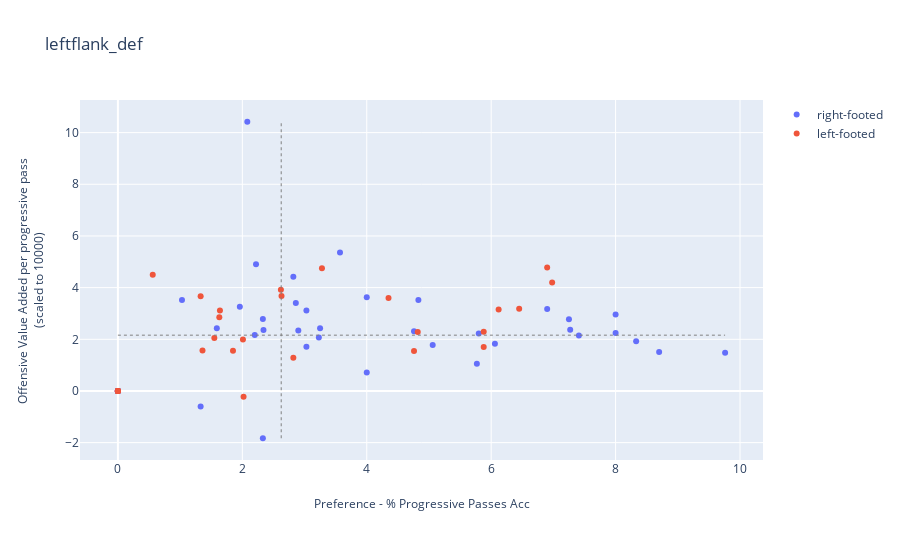
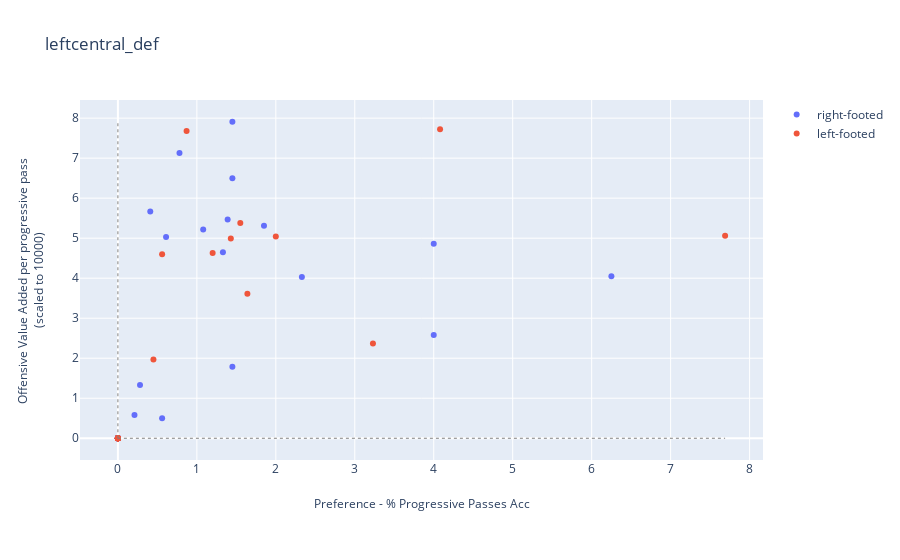
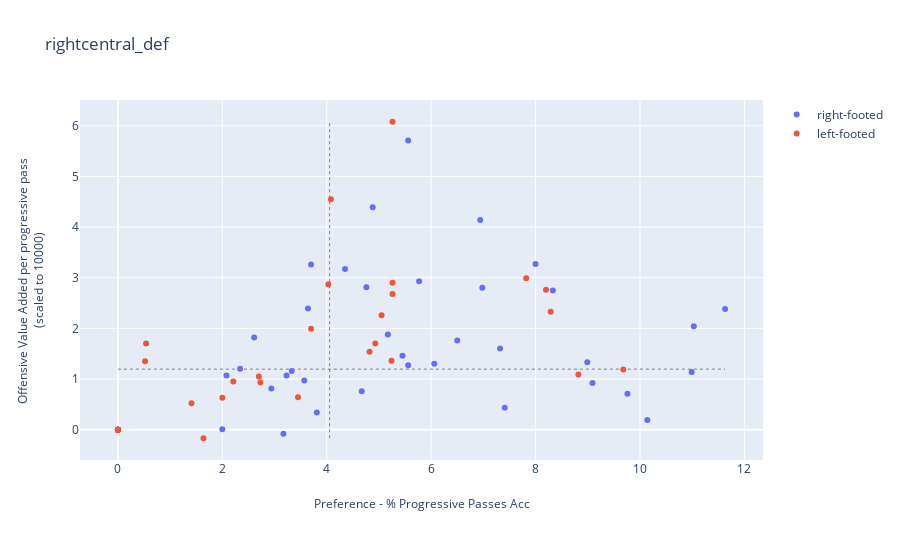
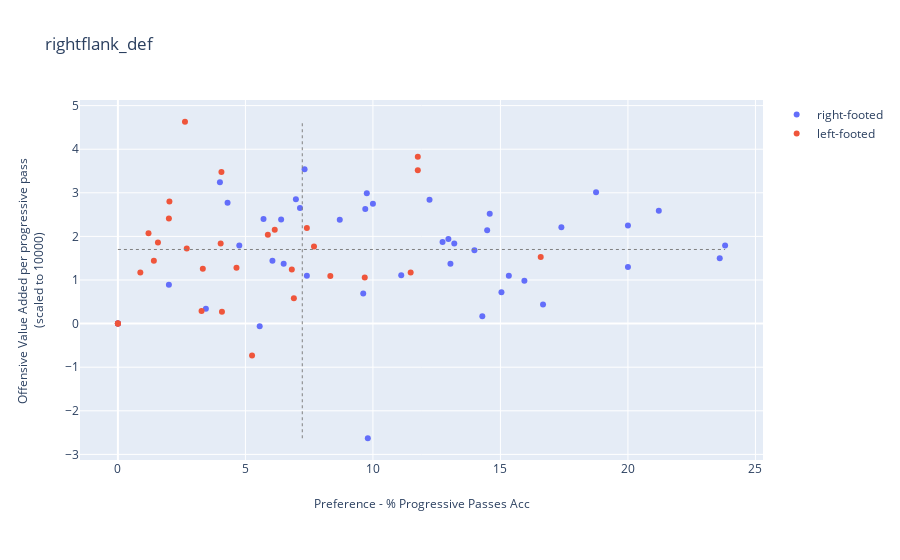

Notebook cell for these charts, in order:
### Code cell
plot_preference_value_region(defender_attrs_lcb_plot, result_type = 'Acc')

### Figure 1 — Plotly figure (JSON) as saved in the notebook; plotly's stock layout.template omitted (floating-point values rounded to 4 significant figures)
{"data": [{"hoverinfo": "text", "mode": "markers", "name": "right-footed", "text": ["Name: AdrianMariappa<br>Position: L_CB<br>Team:Watford<br>Coords:(6.9, 3.17)", "Name: AhmedHegazi<br>Position: LCB<br>Team:West Brom<br>Coords:(8.0, 2.24)", "Name: AhmedHegazi<br>Position: L_CB<br>Team:West Brom<br>Coords:(8.33, 1.92)", "Name: AlfieMawson<br>Position: LCB<br>Team:Swansea<br>Coords:(1.33, -0.6)", "Name: AlfieMawson<br>Position: L_CB<br>Team:Swansea<br>Coords:(5.06, 1.78)", "Name: AntonioRudiger<br>Position: LCB<br>Team:Chelsea<br>Coords:(2.34, 2.36)", "Name: AshleyWilliams<br>Position: L_CB<br>Team:Everton<br>Coords:(2.9, 2.34)", "Name: CalumChambers<br>Position: L_CB<br>Team:Arsenal<br>Coords:(3.57, 5.36)", "Name: ChrisSmalling<br>Position: L_CB<br>Team:Man Utd<br>Coords:(0, 0)", "Name: ChristianKabasele<br>Position: LCB<br>Team:Watford<br>Coords:(0, 0)", "Name: ChristianKabasele<br>Position: L_CB<br>Team:Watford<br>Coords:(7.25, 2.78)", "Name: ChristopherSchindler<br>Position: L_CB<br>Team:Huddersfield<br>Coords:(3.23, 2.07)", "Name: DeclanRice<br>Position: LCB<br>Team:West Ham<br>Coords:(0, 0)", "Name: DejanLovren<br>Position: L_CB<br>Team:Liverpool<br>Coords:(2.08, 10.42)", "Name: FlorianLejeune<br>Position: L_CB<br>Team:Newcastle<br>Coords:(3.03, 1.71)", "Name: GaryCahill<br>Position: LCB<br>Team:Chelsea<br>Coords:(1.96, 3.26)", "Name: GeoffCameron<br>Position: LCB<br>Team:Stoke<br>Coords:(0, 0)", "Name: HarryMaguire<br>Position: L_CB<br>Team:Leicester<br>Coords:(2.82, 4.42)", "Name: JamesCollins<br>Position: LCB<br>Team:West Ham<br>Coords:(0, 0)", "Name: JamesTarkowski<br>Position: L_CB<br>Team:Burnley<br>Coords:(7.27, 2.37)", "Name: JamesTomkins<br>Position: L_CB<br>Team:Crystal Palace<br>Coords:(7.41, 2.15)", "Name: JonnyEvans<br>Position: LCB<br>Team:West Brom<br>Coords:(2.33, -1.83)", "Name: JonnyEvans<br>Position: L_CB<br>Team:West Brom<br>Coords:(5.8, 2.22)", "Name: KurtZouma<br>Position: L_CB<br>Team:Stoke<br>Coords:(2.33, 2.79)", "Name: LaurentKoscielny<br>Position: LCB<br>Team:Arsenal<br>Coords:(0, 0)", "Name: LaurentKoscielny<br>Position: L_CB<br>Team:Arsenal<br>Coords:(5.77, 1.05)", "Name: LewisDunk<br>Position: L_CB<br>Team:Brighton<br>Coords:(3.25, 2.43)", "Name: MayaYoshida<br>Position: L_CB<br>Team:Southampton<br>Coords:(4.0, 0.71)", "Name: MichaelKeane<br>Position: L_CB<br>Team:Everton<br>Coords:(2.86, 3.4)", "Name: NicolasOtamendi<br>Position: LCB<br>Team:Man City<br>Coords:(1.59, 2.43)", "Name: NicolasOtamendi<br>Position: L_CB<br>Team:Man City<br>Coords:(1.03, 3.52)", "Name: PhilJagielka<br>Position: LCB<br>Team:Everton<br>Coords:(0, 0)", "Name: PhilJagielka<br>Position: L_CB<br>Team:Everton<br>Coords:(4.76, 2.31)", "Name: PhilJones<br>Position: LCB<br>Team:Man Utd<br>Coords:(0, 0)", "Name: PhilJones<br>Position: L_CB<br>Team:Man Utd<br>Coords:(4.83, 3.52)", "Name: RobHolding<br>Position: LCB<br>Team:Arsenal<br>Coords:(8.7, 1.51)", "Name: RobHolding<br>Position: L_CB<br>Team:Arsenal<br>Coords:(9.76, 1.48)", "Name: ScottDann<br>Position: L_CB<br>Team:Crystal Palace<br>Coords:(4.0, 3.63)", "Name: ShkodranMustafi<br>Position: L_CB<br>Team:Arsenal<br>Coords:(0, 0)", "Name: TobyAlderweireld<br>Position: L_CB<br>Team:Spurs<br>Coords:(3.03, 3.11)", "Name: VictorNilssonLindelof<br>Position: L_CB<br>Team:Man Utd<br>Coords:(8.0, 2.96)", "Name: VirgilvanDijk<br>Position: L_CB<br>Team:Liverpool<br>Coords:(2.22, 4.9)", "Name: VirgilvanDijk<br>Position: L_CB<br>Team:Southampton<br>Coords:(2.2, 2.17)", "Name: WinstonReid<br>Position: L_CB<br>Team:West Ham<br>Coords:(6.06, 1.83)"], "type": "scatter", "x": [6.9, 8, 8.33, 1.33, 5.06, 2.34, 2.9, 3.57, 0, 0, 7.25, 3.23, 0, 2.08, 3.03, 1.96, 0, 2.82, 0, 7.27, 7.41, 2.33, 5.8, 2.33, 0, 5.77, 3.25, 4, 2.86, 1.59, 1.03, 0, 4.76, 0, 4.83, 8.7, 9.76, 4, 0, 3.03, 8, 2.22, 2.2, 6.06], "y": [3.17, 2.24, 1.92, -0.6, 1.78, 2.36, 2.34, 5.36, 0, 0, 2.78, 2.07, 0, 10.42, 1.71, 3.26, 0, 4.42, 0, 2.37, 2.15, -1.83, 2.22, 2.79, 0, 1.05, 2.43, 0.71, 3.4, 2.43, 3.52, 0, 2.31, 0, 3.52, 1.51, 1.48, 3.63, 0, 3.11, 2.96, 4.9, 2.17, 1.83]}, {"hoverinfo": "text", "mode": "markers", "name": "left-footed", "text": ["Name: AaronCresswell<br>Position: LCB<br>Team:West Ham<br>Coords:(1.63, 2.85)", "Name: AngeloOgbonna<br>Position: LCB<br>Team:West Ham<br>Coords:(6.9, 4.78)", "Name: AngeloOgbonna<br>Position: L_CB<br>Team:West Ham<br>Coords:(1.64, 3.11)", "Name: AymericLaporte<br>Position: L_CB<br>Team:Man City<br>Coords:(2.01, 1.99)", "Name: BenMee<br>Position: L_CB<br>Team:Burnley<br>Coords:(4.76, 1.55)", "Name: BrunoMartinsIndi<br>Position: LCB<br>Team:Stoke<br>Coords:(0, 0)", "Name: BrunoMartinsIndi<br>Position: L_CB<br>Team:Stoke<br>Coords:(5.88, 2.29)", "Name: CiaranClark<br>Position: LCB<br>Team:Newcastle<br>Coords:(0, 0)", "Name: CiaranClark<br>Position: L_CB<br>Team:Newcastle<br>Coords:(2.02, -0.22)", "Name: EliaquimMangala<br>Position: L_CB<br>Team:Man City<br>Coords:(2.63, 3.68)", "Name: ErikPieters<br>Position: LCB<br>Team:Stoke<br>Coords:(0, 0)", "Name: JanVertonghen<br>Position: LCB<br>Team:Spurs<br>Coords:(2.62, 3.92)", "Name: JanVertonghen<br>Position: L_CB<br>Team:Spurs<br>Coords:(4.35, 3.6)", "Name: JoseHolebas<br>Position: LCB<br>Team:Watford<br>Coords:(0, 0)", "Name: KevinWimmer<br>Position: LCB<br>Team:Stoke<br>Coords:(0, 0)", "Name: KevinWimmer<br>Position: L_CB<br>Team:Stoke<br>Coords:(6.45, 3.18)", "Name: MamadouSakho<br>Position: L_CB<br>Team:Crystal Palace<br>Coords:(4.82, 2.28)", "Name: MarcosRojo<br>Position: L_CB<br>Team:Man Utd<br>Coords:(3.28, 4.75)", "Name: MiguelBritos<br>Position: LCB<br>Team:Watford<br>Coords:(6.98, 4.2)", "Name: MiguelBritos<br>Position: L_CB<br>Team:Watford<br>Coords:(1.85, 1.56)", "Name: NachoMonreal<br>Position: LCB<br>Team:Arsenal<br>Coords:(1.33, 3.67)", "Name: NachoMonreal<br>Position: L_CB<br>Team:Arsenal<br>Coords:(5.88, 1.7)", "Name: NathanAke<br>Position: LCB<br>Team:Bournemouth<br>Coords:(6.12, 3.15)", "Name: NathanAke<br>Position: L_CB<br>Team:Bournemouth<br>Coords:(1.55, 2.05)", "Name: PaulDummett<br>Position: LCB<br>Team:Newcastle<br>Coords:(0, 0)", "Name: RagnarKlavan<br>Position: L_CB<br>Team:Liverpool<br>Coords:(0.56, 4.5)", "Name: SeadKolasinac<br>Position: LCB<br>Team:Arsenal<br>Coords:(0, 0)", "Name: TyroneMings<br>Position: LCB<br>Team:Bournemouth<br>Coords:(0, 0)", "Name: WesleyHoedt<br>Position: LCB<br>Team:Southampton<br>Coords:(2.82, 1.29)", "Name: WesleyHoedt<br>Position: L_CB<br>Team:Southampton<br>Coords:(1.36, 1.57)"], "type": "scatter", "x": [1.63, 6.9, 1.64, 2.01, 4.76, 0, 5.88, 0, 2.02, 2.63, 0, 2.62, 4.35, 0, 0, 6.45, 4.82, 3.28, 6.98, 1.85, 1.33, 5.88, 6.12, 1.55, 0, 0.56, 0, 0, 2.82, 1.36], "y": [2.85, 4.78, 3.11, 1.99, 1.55, 0, 2.29, 0, -0.22, 3.68, 0, 3.92, 3.6, 0, 0, 3.18, 2.28, 4.75, 4.2, 1.56, 3.67, 1.7, 3.15, 2.05, 0, 4.5, 0, 0, 1.29, 1.57]}], "layout": {"annotations": [{"showarrow": false, "text": "Preference - % Progressive Passes Acc", "x": 0.5, "xref": "paper", "y": -0.15, "yref": "paper"}, {"showarrow": false, "text": "Offensive Value Added per progressive pass <br>(scaled to 10000)", "textangle": -90, "x": -0.1, "xref": "paper", "y": 0.5, "yref": "paper"}], "autosize": true, "margin": {"b": 100}, "shapes": [{"line": {"color": "Grey", "dash": "dot", "width": 1}, "type": "line", "x0": 2.625, "x1": 2.625, "xref": "x", "y0": -1.83, "y1": 10.42, "yref": "y"}, {"line": {"color": "Grey", "dash": "dot", "width": 1}, "type": "line", "x0": 0, "x1": 9.76, "xref": "x", "y0": 2.16, "y1": 2.16, "yref": "y"}], "title": {"text": "leftflank_def"}, "xaxis": {"autorange": true, "range": [-0.6094, 10.37], "type": "linear"}, "yaxis": {"autorange": true, "range": [-2.745, 11.34], "type": "linear"}}}

### Figure 2 — Plotly figure (JSON) as saved in the notebook; plotly's stock layout.template omitted (floating-point values rounded to 4 significant figures)
{"data": [{"hoverinfo": "text", "mode": "markers", "name": "right-footed", "text": ["Name: AdrianMariappa<br>Position: L_CB<br>Team:Watford<br>Coords:(0, 0)", "Name: AhmedHegazi<br>Position: LCB<br>Team:West Brom<br>Coords:(4.0, 4.86)", "Name: AhmedHegazi<br>Position: L_CB<br>Team:West Brom<br>Coords:(1.39, 5.47)", "Name: AlfieMawson<br>Position: LCB<br>Team:Swansea<br>Coords:(1.33, 4.65)", "Name: AlfieMawson<br>Position: L_CB<br>Team:Swansea<br>Coords:(0.56, 0.5)", "Name: AntonioRudiger<br>Position: LCB<br>Team:Chelsea<br>Coords:(0.78, 7.13)", "Name: AshleyWilliams<br>Position: L_CB<br>Team:Everton<br>Coords:(1.45, 7.91)", "Name: CalumChambers<br>Position: L_CB<br>Team:Arsenal<br>Coords:(0, 0)", "Name: ChrisSmalling<br>Position: L_CB<br>Team:Man Utd<br>Coords:(0, 0)", "Name: ChristianKabasele<br>Position: LCB<br>Team:Watford<br>Coords:(0, 0)", "Name: ChristianKabasele<br>Position: L_CB<br>Team:Watford<br>Coords:(1.45, 6.5)", "Name: ChristopherSchindler<br>Position: L_CB<br>Team:Huddersfield<br>Coords:(1.08, 5.22)", "Name: DeclanRice<br>Position: LCB<br>Team:West Ham<br>Coords:(0, 0)", "Name: DejanLovren<br>Position: L_CB<br>Team:Liverpool<br>Coords:(0, 0)", "Name: FlorianLejeune<br>Position: L_CB<br>Team:Newcastle<br>Coords:(0.61, 5.03)", "Name: GaryCahill<br>Position: LCB<br>Team:Chelsea<br>Coords:(0, 0)", "Name: GeoffCameron<br>Position: LCB<br>Team:Stoke<br>Coords:(6.25, 4.05)", "Name: HarryMaguire<br>Position: L_CB<br>Team:Leicester<br>Coords:(0.28, 1.33)", "Name: JamesCollins<br>Position: LCB<br>Team:West Ham<br>Coords:(0, 0)", "Name: JamesTarkowski<br>Position: L_CB<br>Team:Burnley<br>Coords:(0, 0)", "Name: JamesTomkins<br>Position: L_CB<br>Team:Crystal Palace<br>Coords:(1.85, 5.31)", "Name: JonnyEvans<br>Position: LCB<br>Team:West Brom<br>Coords:(2.33, 4.03)", "Name: JonnyEvans<br>Position: L_CB<br>Team:West Brom<br>Coords:(1.45, 1.79)", "Name: KurtZouma<br>Position: L_CB<br>Team:Stoke<br>Coords:(0, 0)", "Name: LaurentKoscielny<br>Position: LCB<br>Team:Arsenal<br>Coords:(0, 0)", "Name: LaurentKoscielny<br>Position: L_CB<br>Team:Arsenal<br>Coords:(0, 0)", "Name: LewisDunk<br>Position: L_CB<br>Team:Brighton<br>Coords:(0.41, 5.67)", "Name: MayaYoshida<br>Position: L_CB<br>Team:Southampton<br>Coords:(4.0, 2.58)", "Name: MichaelKeane<br>Position: L_CB<br>Team:Everton<br>Coords:(0, 0)", "Name: NicolasOtamendi<br>Position: LCB<br>Team:Man City<br>Coords:(0, 0)", "Name: NicolasOtamendi<br>Position: L_CB<br>Team:Man City<br>Coords:(0.21, 0.58)", "Name: PhilJagielka<br>Position: LCB<br>Team:Everton<br>Coords:(0, 0)", "Name: PhilJagielka<br>Position: L_CB<br>Team:Everton<br>Coords:(0, 0)", "Name: PhilJones<br>Position: LCB<br>Team:Man Utd<br>Coords:(0, 0)", "Name: PhilJones<br>Position: L_CB<br>Team:Man Utd<br>Coords:(0, 0)", "Name: RobHolding<br>Position: LCB<br>Team:Arsenal<br>Coords:(0, 0)", "Name: RobHolding<br>Position: L_CB<br>Team:Arsenal<br>Coords:(0, 0)", "Name: ScottDann<br>Position: L_CB<br>Team:Crystal Palace<br>Coords:(0, 0)", "Name: ShkodranMustafi<br>Position: L_CB<br>Team:Arsenal<br>Coords:(0, 0)", "Name: TobyAlderweireld<br>Position: L_CB<br>Team:Spurs<br>Coords:(0, 0)", "Name: VictorNilssonLindelof<br>Position: L_CB<br>Team:Man Utd<br>Coords:(0, 0)", "Name: VirgilvanDijk<br>Position: L_CB<br>Team:Liverpool<br>Coords:(0, 0)", "Name: VirgilvanDijk<br>Position: L_CB<br>Team:Southampton<br>Coords:(0, 0)", "Name: WinstonReid<br>Position: L_CB<br>Team:West Ham<br>Coords:(0, 0)"], "type": "scatter", "x": [0, 4, 1.39, 1.33, 0.56, 0.78, 1.45, 0, 0, 0, 1.45, 1.08, 0, 0, 0.61, 0, 6.25, 0.28, 0, 0, 1.85, 2.33, 1.45, 0, 0, 0, 0.41, 4, 0, 0, 0.21, 0, 0, 0, 0, 0, 0, 0, 0, 0, 0, 0, 0, 0], "y": [0, 4.86, 5.47, 4.65, 0.5, 7.13, 7.91, 0, 0, 0, 6.5, 5.22, 0, 0, 5.03, 0, 4.05, 1.33, 0, 0, 5.31, 4.03, 1.79, 0, 0, 0, 5.67, 2.58, 0, 0, 0.58, 0, 0, 0, 0, 0, 0, 0, 0, 0, 0, 0, 0, 0]}, {"hoverinfo": "text", "mode": "markers", "name": "left-footed", "text": ["Name: AaronCresswell<br>Position: LCB<br>Team:West Ham<br>Coords:(0, 0)", "Name: AngeloOgbonna<br>Position: LCB<br>Team:West Ham<br>Coords:(0, 0)", "Name: AngeloOgbonna<br>Position: L_CB<br>Team:West Ham<br>Coords:(1.64, 3.61)", "Name: AymericLaporte<br>Position: L_CB<br>Team:Man City<br>Coords:(0, 0)", "Name: BenMee<br>Position: L_CB<br>Team:Burnley<br>Coords:(1.43, 4.99)", "Name: BrunoMartinsIndi<br>Position: LCB<br>Team:Stoke<br>Coords:(0, 0)", "Name: BrunoMartinsIndi<br>Position: L_CB<br>Team:Stoke<br>Coords:(0, 0)", "Name: CiaranClark<br>Position: LCB<br>Team:Newcastle<br>Coords:(7.69, 5.06)", "Name: CiaranClark<br>Position: L_CB<br>Team:Newcastle<br>Coords:(0, 0)", "Name: EliaquimMangala<br>Position: L_CB<br>Team:Man City<br>Coords:(0, 0)", "Name: ErikPieters<br>Position: LCB<br>Team:Stoke<br>Coords:(0, 0)", "Name: JanVertonghen<br>Position: LCB<br>Team:Spurs<br>Coords:(0, 0)", "Name: JanVertonghen<br>Position: L_CB<br>Team:Spurs<br>Coords:(0.87, 7.68)", "Name: JoseHolebas<br>Position: LCB<br>Team:Watford<br>Coords:(0, 0)", "Name: KevinWimmer<br>Position: LCB<br>Team:Stoke<br>Coords:(2.0, 5.04)", "Name: KevinWimmer<br>Position: L_CB<br>Team:Stoke<br>Coords:(3.23, 2.37)", "Name: MamadouSakho<br>Position: L_CB<br>Team:Crystal Palace<br>Coords:(1.2, 4.63)", "Name: MarcosRojo<br>Position: L_CB<br>Team:Man Utd<br>Coords:(0, 0)", "Name: MiguelBritos<br>Position: LCB<br>Team:Watford<br>Coords:(0, 0)", "Name: MiguelBritos<br>Position: L_CB<br>Team:Watford<br>Coords:(0, 0)", "Name: NachoMonreal<br>Position: LCB<br>Team:Arsenal<br>Coords:(0, 0)", "Name: NachoMonreal<br>Position: L_CB<br>Team:Arsenal<br>Coords:(0, 0)", "Name: NathanAke<br>Position: LCB<br>Team:Bournemouth<br>Coords:(4.08, 7.72)", "Name: NathanAke<br>Position: L_CB<br>Team:Bournemouth<br>Coords:(1.55, 5.38)", "Name: PaulDummett<br>Position: LCB<br>Team:Newcastle<br>Coords:(0, 0)", "Name: RagnarKlavan<br>Position: L_CB<br>Team:Liverpool<br>Coords:(0.56, 4.6)", "Name: SeadKolasinac<br>Position: LCB<br>Team:Arsenal<br>Coords:(0, 0)", "Name: TyroneMings<br>Position: LCB<br>Team:Bournemouth<br>Coords:(0, 0)", "Name: WesleyHoedt<br>Position: LCB<br>Team:Southampton<br>Coords:(0, 0)", "Name: WesleyHoedt<br>Position: L_CB<br>Team:Southampton<br>Coords:(0.45, 1.97)"], "type": "scatter", "x": [0, 0, 1.64, 0, 1.43, 0, 0, 7.69, 0, 0, 0, 0, 0.87, 0, 2, 3.23, 1.2, 0, 0, 0, 0, 0, 4.08, 1.55, 0, 0.56, 0, 0, 0, 0.45], "y": [0, 0, 3.61, 0, 4.99, 0, 0, 5.06, 0, 0, 0, 0, 7.68, 0, 5.04, 2.37, 4.63, 0, 0, 0, 0, 0, 7.72, 5.38, 0, 4.6, 0, 0, 0, 1.97]}], "layout": {"annotations": [{"showarrow": false, "text": "Preference - % Progressive Passes Acc", "x": 0.5, "xref": "paper", "y": -0.15, "yref": "paper"}, {"showarrow": false, "text": "Offensive Value Added per progressive pass <br>(scaled to 10000)", "textangle": -90, "x": -0.1, "xref": "paper", "y": 0.5, "yref": "paper"}], "autosize": true, "margin": {"b": 100}, "shapes": [{"line": {"color": "Grey", "dash": "dot", "width": 1}, "type": "line", "x0": 0, "x1": 0, "xref": "x", "y0": 0, "y1": 7.91, "yref": "y"}, {"line": {"color": "Grey", "dash": "dot", "width": 1}, "type": "line", "x0": 0, "x1": 7.69, "xref": "x", "y0": 0, "y1": 0, "yref": "y"}], "title": {"text": "leftcentral_def"}, "xaxis": {"autorange": true, "range": [-0.4801, 8.17], "type": "linear"}, "yaxis": {"autorange": true, "range": [-0.591, 8.501], "type": "linear"}}}

### Figure 3 — Plotly figure (JSON) as saved in the notebook; plotly's stock layout.template omitted (floating-point values rounded to 4 significant figures)
{"data": [{"hoverinfo": "text", "mode": "markers", "name": "right-footed", "text": ["Name: AdrianMariappa<br>Position: L_CB<br>Team:Watford<br>Coords:(0, 0)", "Name: AhmedHegazi<br>Position: LCB<br>Team:West Brom<br>Coords:(0, 0)", "Name: AhmedHegazi<br>Position: L_CB<br>Team:West Brom<br>Coords:(6.94, 4.14)", "Name: AlfieMawson<br>Position: LCB<br>Team:Swansea<br>Coords:(4.67, 0.76)", "Name: AlfieMawson<br>Position: L_CB<br>Team:Swansea<br>Coords:(8.99, 1.33)", "Name: AntonioRudiger<br>Position: LCB<br>Team:Chelsea<br>Coords:(2.34, 1.2)", "Name: AshleyWilliams<br>Position: L_CB<br>Team:Everton<br>Coords:(4.35, 3.17)", "Name: CalumChambers<br>Position: L_CB<br>Team:Arsenal<br>Coords:(3.57, 0.97)", "Name: ChrisSmalling<br>Position: L_CB<br>Team:Man Utd<br>Coords:(5.56, 1.27)", "Name: ChristianKabasele<br>Position: LCB<br>Team:Watford<br>Coords:(2.94, 0.81)", "Name: ChristianKabasele<br>Position: L_CB<br>Team:Watford<br>Coords:(0, 0)", "Name: ChristopherSchindler<br>Position: L_CB<br>Team:Huddersfield<br>Coords:(3.23, 1.07)", "Name: DeclanRice<br>Position: LCB<br>Team:West Ham<br>Coords:(8.33, 2.75)", "Name: DejanLovren<br>Position: L_CB<br>Team:Liverpool<br>Coords:(2.08, 1.07)", "Name: FlorianLejeune<br>Position: L_CB<br>Team:Newcastle<br>Coords:(5.45, 1.46)", "Name: GaryCahill<br>Position: LCB<br>Team:Chelsea<br>Coords:(2.61, 1.82)", "Name: GeoffCameron<br>Position: LCB<br>Team:Stoke<br>Coords:(0, 0)", "Name: HarryMaguire<br>Position: L_CB<br>Team:Leicester<br>Coords:(6.5, 1.76)", "Name: JamesCollins<br>Position: LCB<br>Team:West Ham<br>Coords:(0, 0)", "Name: JamesTarkowski<br>Position: L_CB<br>Team:Burnley<br>Coords:(3.64, 2.39)", "Name: JamesTomkins<br>Position: L_CB<br>Team:Crystal Palace<br>Coords:(3.7, 3.26)", "Name: JonnyEvans<br>Position: LCB<br>Team:West Brom<br>Coords:(6.98, 2.8)", "Name: JonnyEvans<br>Position: L_CB<br>Team:West Brom<br>Coords:(10.14, 0.19)", "Name: KurtZouma<br>Position: L_CB<br>Team:Stoke<br>Coords:(11.63, 2.38)", "Name: LaurentKoscielny<br>Position: LCB<br>Team:Arsenal<br>Coords:(0, 0)", "Name: LaurentKoscielny<br>Position: L_CB<br>Team:Arsenal<br>Coords:(5.77, 2.93)", "Name: LewisDunk<br>Position: L_CB<br>Team:Brighton<br>Coords:(9.76, 0.71)", "Name: MayaYoshida<br>Position: L_CB<br>Team:Southampton<br>Coords:(8.0, 3.27)", "Name: MichaelKeane<br>Position: L_CB<br>Team:Everton<br>Coords:(3.81, 0.34)", "Name: NicolasOtamendi<br>Position: LCB<br>Team:Man City<br>Coords:(3.17, -0.08)", "Name: NicolasOtamendi<br>Position: L_CB<br>Team:Man City<br>Coords:(5.17, 1.88)", "Name: PhilJagielka<br>Position: LCB<br>Team:Everton<br>Coords:(7.41, 0.43)", "Name: PhilJagielka<br>Position: L_CB<br>Team:Everton<br>Coords:(4.76, 2.81)", "Name: PhilJones<br>Position: LCB<br>Team:Man Utd<br>Coords:(5.56, 5.71)", "Name: PhilJones<br>Position: L_CB<br>Team:Man Utd<br>Coords:(11.03, 2.04)", "Name: RobHolding<br>Position: LCB<br>Team:Arsenal<br>Coords:(0, 0)", "Name: RobHolding<br>Position: L_CB<br>Team:Arsenal<br>Coords:(4.88, 4.39)", "Name: ScottDann<br>Position: L_CB<br>Team:Crystal Palace<br>Coords:(2.0, 0.01)", "Name: ShkodranMustafi<br>Position: L_CB<br>Team:Arsenal<br>Coords:(7.32, 1.6)", "Name: TobyAlderweireld<br>Position: L_CB<br>Team:Spurs<br>Coords:(9.09, 0.92)", "Name: VictorNilssonLindelof<br>Position: L_CB<br>Team:Man Utd<br>Coords:(0, 0)", "Name: VirgilvanDijk<br>Position: L_CB<br>Team:Liverpool<br>Coords:(3.33, 1.16)", "Name: VirgilvanDijk<br>Position: L_CB<br>Team:Southampton<br>Coords:(10.99, 1.14)", "Name: WinstonReid<br>Position: L_CB<br>Team:West Ham<br>Coords:(6.06, 1.3)"], "type": "scatter", "x": [0, 0, 6.94, 4.67, 8.99, 2.34, 4.35, 3.57, 5.56, 2.94, 0, 3.23, 8.33, 2.08, 5.45, 2.61, 0, 6.5, 0, 3.64, 3.7, 6.98, 10.14, 11.63, 0, 5.77, 9.76, 8, 3.81, 3.17, 5.17, 7.41, 4.76, 5.56, 11.03, 0, 4.88, 2, 7.32, 9.09, 0, 3.33, 10.99, 6.06], "y": [0, 0, 4.14, 0.76, 1.33, 1.2, 3.17, 0.97, 1.27, 0.81, 0, 1.07, 2.75, 1.07, 1.46, 1.82, 0, 1.76, 0, 2.39, 3.26, 2.8, 0.19, 2.38, 0, 2.93, 0.71, 3.27, 0.34, -0.08, 1.88, 0.43, 2.81, 5.71, 2.04, 0, 4.39, 0.01, 1.6, 0.92, 0, 1.16, 1.14, 1.3]}, {"hoverinfo": "text", "mode": "markers", "name": "left-footed", "text": ["Name: AaronCresswell<br>Position: LCB<br>Team:West Ham<br>Coords:(0.54, 1.7)", "Name: AngeloOgbonna<br>Position: LCB<br>Team:West Ham<br>Coords:(3.45, 0.64)", "Name: AngeloOgbonna<br>Position: L_CB<br>Team:West Ham<br>Coords:(1.64, -0.17)", "Name: AymericLaporte<br>Position: L_CB<br>Team:Man City<br>Coords:(4.03, 2.87)", "Name: BenMee<br>Position: L_CB<br>Team:Burnley<br>Coords:(5.24, 1.36)", "Name: BrunoMartinsIndi<br>Position: LCB<br>Team:Stoke<br>Coords:(0, 0)", "Name: BrunoMartinsIndi<br>Position: L_CB<br>Team:Stoke<br>Coords:(0, 0)", "Name: CiaranClark<br>Position: LCB<br>Team:Newcastle<br>Coords:(0, 0)", "Name: CiaranClark<br>Position: L_CB<br>Team:Newcastle<br>Coords:(5.05, 2.26)", "Name: EliaquimMangala<br>Position: L_CB<br>Team:Man City<br>Coords:(5.26, 2.9)", "Name: ErikPieters<br>Position: LCB<br>Team:Stoke<br>Coords:(5.26, 2.68)", "Name: JanVertonghen<br>Position: LCB<br>Team:Spurs<br>Coords:(0.52, 1.35)", "Name: JanVertonghen<br>Position: L_CB<br>Team:Spurs<br>Coords:(4.93, 1.7)", "Name: JoseHolebas<br>Position: LCB<br>Team:Watford<br>Coords:(5.26, 6.08)", "Name: KevinWimmer<br>Position: LCB<br>Team:Stoke<br>Coords:(2.0, 0.63)", "Name: KevinWimmer<br>Position: L_CB<br>Team:Stoke<br>Coords:(9.68, 1.19)", "Name: MamadouSakho<br>Position: L_CB<br>Team:Crystal Palace<br>Coords:(4.82, 1.54)", "Name: MarcosRojo<br>Position: L_CB<br>Team:Man Utd<br>Coords:(8.2, 2.76)", "Name: MiguelBritos<br>Position: LCB<br>Team:Watford<br>Coords:(0, 0)", "Name: MiguelBritos<br>Position: L_CB<br>Team:Watford<br>Coords:(3.7, 1.99)", "Name: NachoMonreal<br>Position: LCB<br>Team:Arsenal<br>Coords:(2.21, 0.95)", "Name: NachoMonreal<br>Position: L_CB<br>Team:Arsenal<br>Coords:(8.82, 1.09)", "Name: NathanAke<br>Position: LCB<br>Team:Bournemouth<br>Coords:(4.08, 4.55)", "Name: NathanAke<br>Position: L_CB<br>Team:Bournemouth<br>Coords:(8.29, 2.33)", "Name: PaulDummett<br>Position: LCB<br>Team:Newcastle<br>Coords:(0, 0)", "Name: RagnarKlavan<br>Position: L_CB<br>Team:Liverpool<br>Coords:(7.82, 2.99)", "Name: SeadKolasinac<br>Position: LCB<br>Team:Arsenal<br>Coords:(2.7, 1.05)", "Name: TyroneMings<br>Position: LCB<br>Team:Bournemouth<br>Coords:(0, 0)", "Name: WesleyHoedt<br>Position: LCB<br>Team:Southampton<br>Coords:(1.41, 0.52)", "Name: WesleyHoedt<br>Position: L_CB<br>Team:Southampton<br>Coords:(2.73, 0.93)"], "type": "scatter", "x": [0.54, 3.45, 1.64, 4.03, 5.24, 0, 0, 0, 5.05, 5.26, 5.26, 0.52, 4.93, 5.26, 2, 9.68, 4.82, 8.2, 0, 3.7, 2.21, 8.82, 4.08, 8.29, 0, 7.82, 2.7, 0, 1.41, 2.73], "y": [1.7, 0.64, -0.17, 2.87, 1.36, 0, 0, 0, 2.26, 2.9, 2.68, 1.35, 1.7, 6.08, 0.63, 1.19, 1.54, 2.76, 0, 1.99, 0.95, 1.09, 4.55, 2.33, 0, 2.99, 1.05, 0, 0.52, 0.93]}], "layout": {"annotations": [{"showarrow": false, "text": "Preference - % Progressive Passes Acc", "x": 0.5, "xref": "paper", "y": -0.15, "yref": "paper"}, {"showarrow": false, "text": "Offensive Value Added per progressive pass <br>(scaled to 10000)", "textangle": -90, "x": -0.1, "xref": "paper", "y": 0.5, "yref": "paper"}], "autosize": true, "margin": {"b": 100}, "shapes": [{"line": {"color": "Grey", "dash": "dot", "width": 1}, "type": "line", "x0": 4.055, "x1": 4.055, "xref": "x", "y0": -0.17, "y1": 6.08, "yref": "y"}, {"line": {"color": "Grey", "dash": "dot", "width": 1}, "type": "line", "x0": 0, "x1": 11.63, "xref": "x", "y0": 1.195, "y1": 1.195, "yref": "y"}], "title": {"text": "rightcentral_def"}, "xaxis": {"autorange": true, "range": [-0.7262, 12.36], "type": "linear"}, "yaxis": {"autorange": true, "range": [-0.637, 6.547], "type": "linear"}}}

### Figure 4 — Plotly figure (JSON) as saved in the notebook; plotly's stock layout.template omitted (floating-point values rounded to 4 significant figures)
{"data": [{"hoverinfo": "text", "mode": "markers", "name": "right-footed", "text": ["Name: AdrianMariappa<br>Position: L_CB<br>Team:Watford<br>Coords:(3.45, 0.34)", "Name: AhmedHegazi<br>Position: LCB<br>Team:West Brom<br>Coords:(20.0, 1.3)", "Name: AhmedHegazi<br>Position: L_CB<br>Team:West Brom<br>Coords:(5.56, -0.06)", "Name: AlfieMawson<br>Position: LCB<br>Team:Swansea<br>Coords:(15.33, 1.1)", "Name: AlfieMawson<br>Position: L_CB<br>Team:Swansea<br>Coords:(23.6, 1.5)", "Name: AntonioRudiger<br>Position: LCB<br>Team:Chelsea<br>Coords:(4.3, 2.77)", "Name: AshleyWilliams<br>Position: L_CB<br>Team:Everton<br>Coords:(15.94, 0.98)", "Name: CalumChambers<br>Position: L_CB<br>Team:Arsenal<br>Coords:(7.14, 2.65)", "Name: ChrisSmalling<br>Position: L_CB<br>Team:Man Utd<br>Coords:(16.67, 0.44)", "Name: ChristianKabasele<br>Position: LCB<br>Team:Watford<br>Coords:(0, 0)", "Name: ChristianKabasele<br>Position: L_CB<br>Team:Watford<br>Coords:(17.39, 2.21)", "Name: ChristopherSchindler<br>Position: L_CB<br>Team:Huddersfield<br>Coords:(13.98, 1.68)", "Name: DeclanRice<br>Position: LCB<br>Team:West Ham<br>Coords:(0, 0)", "Name: DejanLovren<br>Position: L_CB<br>Team:Liverpool<br>Coords:(14.58, 2.52)", "Name: FlorianLejeune<br>Position: L_CB<br>Team:Newcastle<br>Coords:(9.7, 2.63)", "Name: GaryCahill<br>Position: LCB<br>Team:Chelsea<br>Coords:(9.8, -2.63)", "Name: GeoffCameron<br>Position: LCB<br>Team:Stoke<br>Coords:(18.75, 3.01)", "Name: HarryMaguire<br>Position: L_CB<br>Team:Leicester<br>Coords:(6.5, 1.37)", "Name: JamesCollins<br>Position: LCB<br>Team:West Ham<br>Coords:(14.29, 0.17)", "Name: JamesTarkowski<br>Position: L_CB<br>Team:Burnley<br>Coords:(12.73, 1.87)", "Name: JamesTomkins<br>Position: L_CB<br>Team:Crystal Palace<br>Coords:(12.96, 1.94)", "Name: JonnyEvans<br>Position: LCB<br>Team:West Brom<br>Coords:(0, 0)", "Name: JonnyEvans<br>Position: L_CB<br>Team:West Brom<br>Coords:(8.7, 2.38)", "Name: KurtZouma<br>Position: L_CB<br>Team:Stoke<br>Coords:(6.98, 2.85)", "Name: LaurentKoscielny<br>Position: LCB<br>Team:Arsenal<br>Coords:(20.0, 2.25)", "Name: LaurentKoscielny<br>Position: L_CB<br>Team:Arsenal<br>Coords:(9.62, 0.69)", "Name: LewisDunk<br>Position: L_CB<br>Team:Brighton<br>Coords:(15.04, 0.72)", "Name: MayaYoshida<br>Position: L_CB<br>Team:Southampton<br>Coords:(4.0, 3.24)", "Name: MichaelKeane<br>Position: L_CB<br>Team:Everton<br>Coords:(5.71, 2.4)", "Name: NicolasOtamendi<br>Position: LCB<br>Team:Man City<br>Coords:(4.76, 1.79)", "Name: NicolasOtamendi<br>Position: L_CB<br>Team:Man City<br>Coords:(6.4, 2.39)", "Name: PhilJagielka<br>Position: LCB<br>Team:Everton<br>Coords:(7.41, 1.1)", "Name: PhilJagielka<br>Position: L_CB<br>Team:Everton<br>Coords:(23.81, 1.79)", "Name: PhilJones<br>Position: LCB<br>Team:Man Utd<br>Coords:(11.11, 1.11)", "Name: PhilJones<br>Position: L_CB<br>Team:Man Utd<br>Coords:(14.48, 2.14)", "Name: RobHolding<br>Position: LCB<br>Team:Arsenal<br>Coords:(13.04, 1.37)", "Name: RobHolding<br>Position: L_CB<br>Team:Arsenal<br>Coords:(9.76, 2.99)", "Name: ScottDann<br>Position: L_CB<br>Team:Crystal Palace<br>Coords:(2.0, 0.89)", "Name: ShkodranMustafi<br>Position: L_CB<br>Team:Arsenal<br>Coords:(7.32, 3.54)", "Name: TobyAlderweireld<br>Position: L_CB<br>Team:Spurs<br>Coords:(6.06, 1.44)", "Name: VictorNilssonLindelof<br>Position: L_CB<br>Team:Man Utd<br>Coords:(10.0, 2.75)", "Name: VirgilvanDijk<br>Position: L_CB<br>Team:Liverpool<br>Coords:(12.22, 2.84)", "Name: VirgilvanDijk<br>Position: L_CB<br>Team:Southampton<br>Coords:(13.19, 1.84)", "Name: WinstonReid<br>Position: L_CB<br>Team:West Ham<br>Coords:(21.21, 2.59)"], "type": "scatter", "x": [3.45, 20, 5.56, 15.33, 23.6, 4.3, 15.94, 7.14, 16.67, 0, 17.39, 13.98, 0, 14.58, 9.7, 9.8, 18.75, 6.5, 14.29, 12.73, 12.96, 0, 8.7, 6.98, 20, 9.62, 15.04, 4, 5.71, 4.76, 6.4, 7.41, 23.81, 11.11, 14.48, 13.04, 9.76, 2, 7.32, 6.06, 10, 12.22, 13.19, 21.21], "y": [0.34, 1.3, -0.06, 1.1, 1.5, 2.77, 0.98, 2.65, 0.44, 0, 2.21, 1.68, 0, 2.52, 2.63, -2.63, 3.01, 1.37, 0.17, 1.87, 1.94, 0, 2.38, 2.85, 2.25, 0.69, 0.72, 3.24, 2.4, 1.79, 2.39, 1.1, 1.79, 1.11, 2.14, 1.37, 2.99, 0.89, 3.54, 1.44, 2.75, 2.84, 1.84, 2.59]}, {"hoverinfo": "text", "mode": "markers", "name": "left-footed", "text": ["Name: AaronCresswell<br>Position: LCB<br>Team:West Ham<br>Coords:(0, 0)", "Name: AngeloOgbonna<br>Position: LCB<br>Team:West Ham<br>Coords:(6.9, 0.58)", "Name: AngeloOgbonna<br>Position: L_CB<br>Team:West Ham<br>Coords:(11.48, 1.17)", "Name: AymericLaporte<br>Position: L_CB<br>Team:Man City<br>Coords:(4.03, 1.84)", "Name: BenMee<br>Position: L_CB<br>Team:Burnley<br>Coords:(3.33, 1.26)", "Name: BrunoMartinsIndi<br>Position: LCB<br>Team:Stoke<br>Coords:(7.69, 1.77)", "Name: BrunoMartinsIndi<br>Position: L_CB<br>Team:Stoke<br>Coords:(11.76, 3.52)", "Name: CiaranClark<br>Position: LCB<br>Team:Newcastle<br>Coords:(0, 0)", "Name: CiaranClark<br>Position: L_CB<br>Team:Newcastle<br>Coords:(2.02, 2.8)", "Name: EliaquimMangala<br>Position: L_CB<br>Team:Man City<br>Coords:(2.63, 4.63)", "Name: ErikPieters<br>Position: LCB<br>Team:Stoke<br>Coords:(5.26, -0.73)", "Name: JanVertonghen<br>Position: LCB<br>Team:Spurs<br>Coords:(1.57, 1.86)", "Name: JanVertonghen<br>Position: L_CB<br>Team:Spurs<br>Coords:(4.06, 3.48)", "Name: JoseHolebas<br>Position: LCB<br>Team:Watford<br>Coords:(0, 0)", "Name: KevinWimmer<br>Position: LCB<br>Team:Stoke<br>Coords:(2.0, 2.41)", "Name: KevinWimmer<br>Position: L_CB<br>Team:Stoke<br>Coords:(9.68, 1.06)", "Name: MamadouSakho<br>Position: L_CB<br>Team:Crystal Palace<br>Coords:(1.2, 2.07)", "Name: MarcosRojo<br>Position: L_CB<br>Team:Man Utd<br>Coords:(3.28, 0.29)", "Name: MiguelBritos<br>Position: LCB<br>Team:Watford<br>Coords:(4.65, 1.28)", "Name: MiguelBritos<br>Position: L_CB<br>Team:Watford<br>Coords:(7.41, 2.19)", "Name: NachoMonreal<br>Position: LCB<br>Team:Arsenal<br>Coords:(0.88, 1.17)", "Name: NachoMonreal<br>Position: L_CB<br>Team:Arsenal<br>Coords:(5.88, 2.04)", "Name: NathanAke<br>Position: LCB<br>Team:Bournemouth<br>Coords:(4.08, 0.27)", "Name: NathanAke<br>Position: L_CB<br>Team:Bournemouth<br>Coords:(16.58, 1.53)", "Name: PaulDummett<br>Position: LCB<br>Team:Newcastle<br>Coords:(8.33, 1.09)", "Name: RagnarKlavan<br>Position: L_CB<br>Team:Liverpool<br>Coords:(6.15, 2.15)", "Name: SeadKolasinac<br>Position: LCB<br>Team:Arsenal<br>Coords:(2.7, 1.72)", "Name: TyroneMings<br>Position: LCB<br>Team:Bournemouth<br>Coords:(11.76, 3.83)", "Name: WesleyHoedt<br>Position: LCB<br>Team:Southampton<br>Coords:(1.41, 1.44)", "Name: WesleyHoedt<br>Position: L_CB<br>Team:Southampton<br>Coords:(6.82, 1.24)"], "type": "scatter", "x": [0, 6.9, 11.48, 4.03, 3.33, 7.69, 11.76, 0, 2.02, 2.63, 5.26, 1.57, 4.06, 0, 2, 9.68, 1.2, 3.28, 4.65, 7.41, 0.88, 5.88, 4.08, 16.58, 8.33, 6.15, 2.7, 11.76, 1.41, 6.82], "y": [0, 0.58, 1.17, 1.84, 1.26, 1.77, 3.52, 0, 2.8, 4.63, -0.73, 1.86, 3.48, 0, 2.41, 1.06, 2.07, 0.29, 1.28, 2.19, 1.17, 2.04, 0.27, 1.53, 1.09, 2.15, 1.72, 3.83, 1.44, 1.24]}], "layout": {"annotations": [{"showarrow": false, "text": "Preference - % Progressive Passes Acc", "x": 0.5, "xref": "paper", "y": -0.15, "yref": "paper"}, {"showarrow": false, "text": "Offensive Value Added per progressive pass <br>(scaled to 10000)", "textangle": -90, "x": -0.1, "xref": "paper", "y": 0.5, "yref": "paper"}], "autosize": true, "margin": {"b": 100}, "shapes": [{"line": {"color": "Grey", "dash": "dot", "width": 1}, "type": "line", "x0": 7.23, "x1": 7.23, "xref": "x", "y0": -2.63, "y1": 4.63, "yref": "y"}, {"line": {"color": "Grey", "dash": "dot", "width": 1}, "type": "line", "x0": 0, "x1": 23.81, "xref": "x", "y0": 1.7, "y1": 1.7, "yref": "y"}], "title": {"text": "rightflank_def"}, "xaxis": {"autorange": true, "range": [-1.487, 25.3], "type": "linear"}, "yaxis": {"autorange": true, "range": [-3.172, 5.172], "type": "linear"}}}
